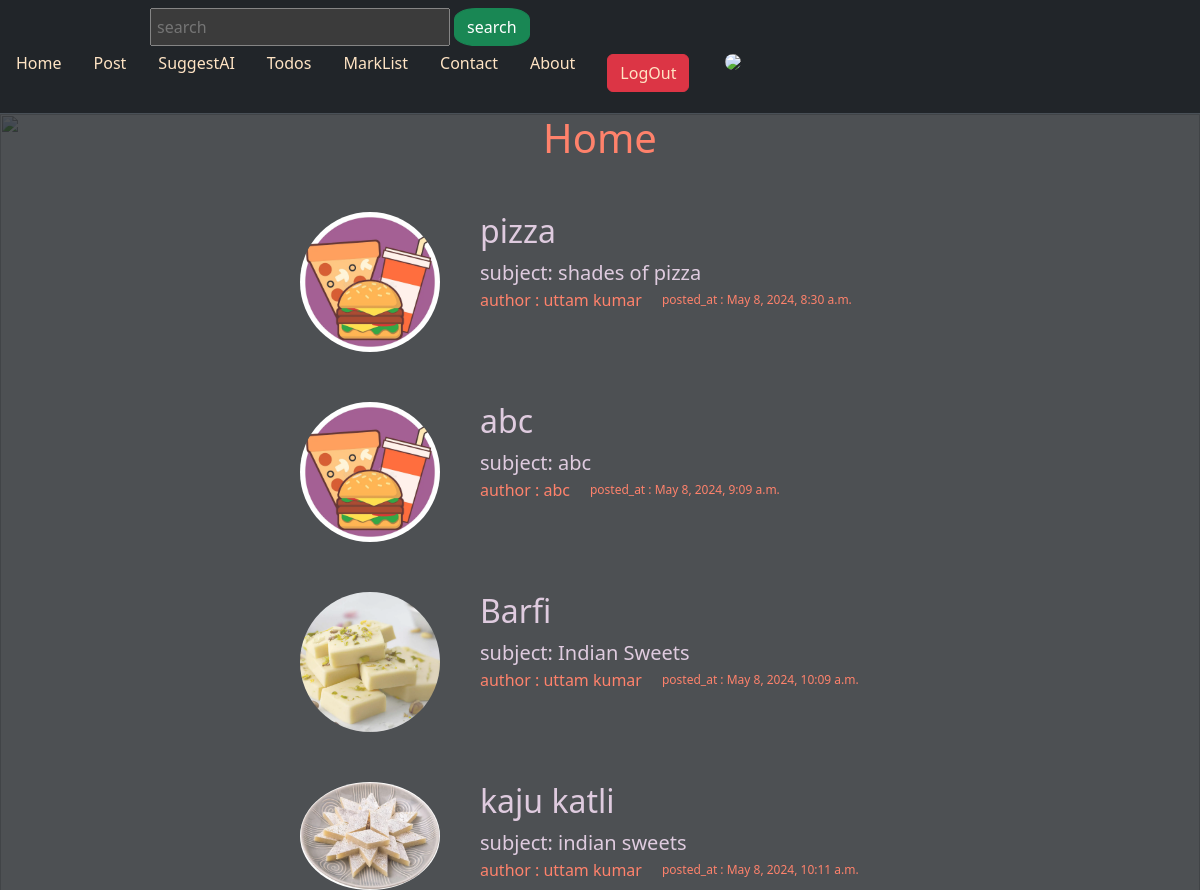
The app's page / (signed in) with its own data.
### posts/models.py (models this page shows, shortened)
class Post(models.Model):
    postId = models.AutoField(primary_key=True)
    title=models.CharField(max_length=250)
    subject=models.CharField(max_length=200)
    author=models.CharField(max_length=200)
    descriptions=models.TextField()
    url=models.CharField(max_length=150)
    image=models.ImageField(upload_to='post/')
    category = models.ForeignKey(Category, on_delete=models.CASCADE)
    created_at=models.DateTimeField(auto_now_add=True)

### authentication/middlewares.py (the view)
    def wrapped_view(request, *args, **kwargs):
        if request.user.is_authenticated == False:
            return redirect('authentication:signUp')
        return view_function(request, *args, **kwargs)

### posts/views.py (called while the page is built)
@auth
def home(request):
    posts = Post.objects.all()
    context={
        'posts' : posts
    }
    return render(request, 'posts/home.html',context)

### posts/templates/posts/home.html (shortened to what this page needs)
{% extends "posts/base_layout.html" %}
{% block content %}
    <div>
        <div class="bg-dark text-white" style=" opacity: 80%;">
        <h1 style="text-align: center; color: tomato;">Home</h1>
        {% for post in posts %}
            <section style="width:50%; margin: auto; margin-top: 50px; display: flex; flex-wrap: wrap; justify-content: space-between; column-gap: 10px;">
                <section style="width:25%;" >
                    {% if post.image %}
                        <img src="{{ post.image.url }}" alt="{{ post.title }} Image" style="width: 140px; border-radius: 100%;">
                    {% else %}
                        <p></p>
                    {% endif %}
                </section>
                <article style="color:thistle; width:70%; ">
                    <a href="/post/{{post.url}}" style="color: thistle; text-decoration: none;">
                        <h2>{{post.title}}</h2>
                    </a>
                    <div style="font-size: 20px;">subject: {{post.subject}}</div>
                    <div style="display: flex; flex-wrap:wrap; column-gap: 20px; color: tomato;">
                        <div>author :  {{post.author}}</div>
                        <div style="font-size: 12px; padding-top: 3px;">posted_at :  {{post.created_at}}</div>
                    </div>
                </article>
            </section>
        {% endfor %}
        </div>
    </div>
{% endblock %}

### records on screen
Post: image (picture), title "pizza", subject "shades of pizza", author "uttam kumar", created_at "May 8, 2024, 8:30 a.m."
Post: image (picture), title "abc", subject "abc", author "abc", created_at "May 8, 2024, 9:09 a.m."
Post: image (picture), title "Barfi", subject "Indian Sweets", author "uttam kumar", created_at "May 8, 2024, 10:09 a.m."
Post: image (picture), title "kaju katli", subject "indian sweets", author "uttam kumar", created_at "May 8, 2024, 10:11 a.m."
